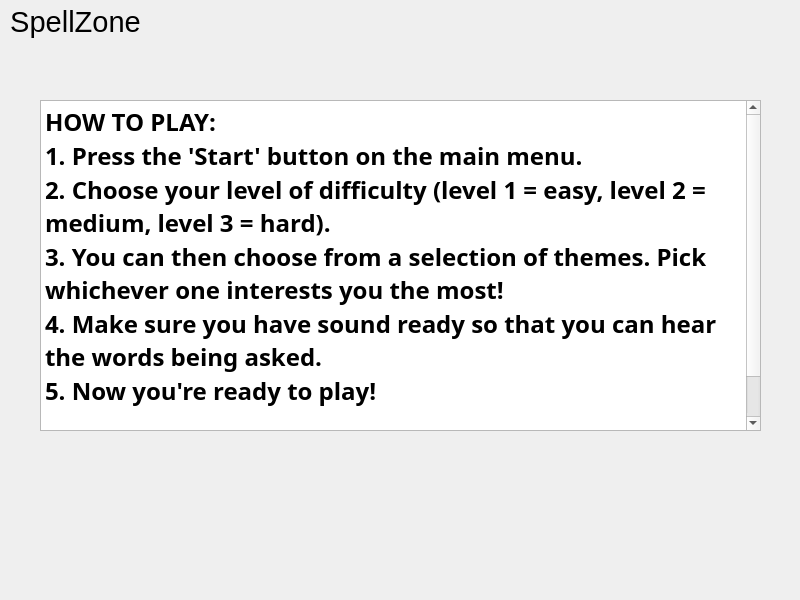
<?xml version="1.0" encoding="UTF-8"?>
<ui version="4.0">
 <class>helpWindow</class>
 <widget class="QWidget" name="helpWindow">
  <property name="geometry">
   <rect>
    <x>0</x>
    <y>0</y>
    <width>800</width>
    <height>600</height>
   </rect>
  </property>
  <property name="minimumSize">
   <size>
    <width>800</width>
    <height>600</height>
   </size>
  </property>
  <property name="maximumSize">
   <size>
    <width>800</width>
    <height>600</height>
   </size>
  </property>
  <property name="windowTitle">
   <string>Form</string>
  </property>
  <property name="styleSheet">
   <string notr="true">background-image: url(:/allStuff/colourful.jpg);</string>
  </property>
  <widget class="QTextEdit" name="helpSpellZone">
   <property name="geometry">
    <rect>
     <x>40</x>
     <y>100</y>
     <width>721</width>
     <height>331</height>
    </rect>
   </property>
   <property name="font">
    <font>
     <family>Modern No. 20</family>
     <weight>50</weight>
     <italic>false</italic>
     <bold>false</bold>
     <underline>false</underline>
     <strikeout>false</strikeout>
    </font>
   </property>
   <property name="html">
    <string>&lt;!DOCTYPE HTML PUBLIC &quot;-//W3C//DTD HTML 4.0//EN&quot; &quot;http://www.w3.org/TR/REC-html40/strict.dtd&quot;&gt;
&lt;html&gt;&lt;head&gt;&lt;meta name=&quot;qrichtext&quot; content=&quot;1&quot; /&gt;&lt;style type=&quot;text/css&quot;&gt;
p, li { white-space: pre-wrap; }
&lt;/style&gt;&lt;/head&gt;&lt;body style=&quot; font-family:'Modern No. 20'; font-size:8.25pt; font-weight:400; font-style:normal;&quot;&gt;
&lt;p style=&quot; margin-top:0px; margin-bottom:0px; margin-left:0px; margin-right:0px; -qt-block-indent:0; text-indent:0px;&quot;&gt;&lt;span style=&quot; font-family:'MS Shell Dlg 2'; font-size:18pt; font-weight:600;&quot;&gt;HOW TO PLAY:&lt;/span&gt;&lt;/p&gt;
&lt;p style=&quot; margin-top:0px; margin-bottom:0px; margin-left:0px; margin-right:0px; -qt-block-indent:0; text-indent:0px;&quot;&gt;&lt;span style=&quot; font-family:'MS Shell Dlg 2'; font-size:18pt; font-weight:600;&quot;&gt;1. Press the 'Start' button on the main menu.&lt;/span&gt;&lt;/p&gt;
&lt;p style=&quot; margin-top:0px; margin-bottom:0px; margin-left:0px; margin-right:0px; -qt-block-indent:0; text-indent:0px;&quot;&gt;&lt;span style=&quot; font-family:'MS Shell Dlg 2'; font-size:18pt; font-weight:600;&quot;&gt;2. Choose your level of difficulty (level 1 = easy, level 2 = medium, level 3 = hard).&lt;/span&gt;&lt;/p&gt;
&lt;p style=&quot; margin-top:0px; margin-bottom:0px; margin-left:0px; margin-right:0px; -qt-block-indent:0; text-indent:0px;&quot;&gt;&lt;span style=&quot; font-family:'MS Shell Dlg 2'; font-size:18pt; font-weight:600;&quot;&gt;3. You can then choose from a selection of themes. Pick whichever one interests you the most!&lt;/span&gt;&lt;/p&gt;
&lt;p style=&quot; margin-top:0px; margin-bottom:0px; margin-left:0px; margin-right:0px; -qt-block-indent:0; text-indent:0px;&quot;&gt;&lt;span style=&quot; font-family:'MS Shell Dlg 2'; font-size:18pt; font-weight:600;&quot;&gt;4. Make sure you have sound ready so that you can hear the words being asked.&lt;/span&gt;&lt;/p&gt;
&lt;p style=&quot; margin-top:0px; margin-bottom:0px; margin-left:0px; margin-right:0px; -qt-block-indent:0; text-indent:0px;&quot;&gt;&lt;span style=&quot; font-family:'MS Shell Dlg 2'; font-size:18pt; font-weight:600;&quot;&gt;5. Now you're ready to play!&lt;/span&gt;&lt;/p&gt;
&lt;p style=&quot;-qt-paragraph-type:empty; margin-top:0px; margin-bottom:0px; margin-left:0px; margin-right:0px; -qt-block-indent:0; text-indent:0px; font-family:'MS Shell Dlg 2'; font-size:18pt; font-weight:600;&quot;&gt;&lt;br /&gt;&lt;/p&gt;
&lt;p style=&quot; margin-top:0px; margin-bottom:0px; margin-left:0px; margin-right:0px; -qt-block-indent:0; text-indent:0px;&quot;&gt;&lt;span style=&quot; font-family:'MS Shell Dlg 2'; font-size:18pt; font-weight:600;&quot;&gt;Press 'back' at any time if you wish to start over.&lt;/span&gt;&lt;/p&gt;&lt;/body&gt;&lt;/html&gt;</string>
   </property>
   <property name="textInteractionFlags">
    <set>Qt::TextSelectableByMouse</set>
   </property>
  </widget>
  <widget class="QTextEdit" name="helpTitle">
   <property name="enabled">
    <bool>true</bool>
   </property>
   <property name="geometry">
    <rect>
     <x>0</x>
     <y>0</y>
     <width>151</width>
     <height>51</height>
    </rect>
   </property>
   <property name="palette">
    <palette>
     <active>
      <colorrole role="WindowText">
       <brush brushstyle="SolidPattern">
        <color alpha="255">
         <red>0</red>
         <green>255</green>
         <blue>255</blue>
        </color>
       </brush>
      </colorrole>
      <colorrole role="Button">
       <brush brushstyle="SolidPattern">
        <color alpha="0">
         <red>0</red>
         <green>0</green>
         <blue>0</blue>
        </color>
       </brush>
      </colorrole>
      <colorrole role="Text">
       <brush brushstyle="SolidPattern">
        <color alpha="255">
         <red>0</red>
         <green>0</green>
         <blue>0</blue>
        </color>
       </brush>
      </colorrole>
      <colorrole role="ButtonText">
       <brush brushstyle="SolidPattern">
        <color alpha="255">
         <red>255</red>
         <green>255</green>
         <blue>255</blue>
        </color>
       </brush>
      </colorrole>
      <colorrole role="Base">
       <brush brushstyle="NoBrush">
        <color alpha="255">
         <red>0</red>
         <green>0</green>
         <blue>0</blue>
        </color>
       </brush>
      </colorrole>
      <colorrole role="Window">
       <brush brushstyle="SolidPattern">
        <color alpha="0">
         <red>0</red>
         <green>0</green>
         <blue>0</blue>
        </color>
       </brush>
      </colorrole>
     </active>
     <inactive>
      <colorrole role="WindowText">
       <brush brushstyle="SolidPattern">
        <color alpha="255">
         <red>0</red>
         <green>255</green>
         <blue>255</blue>
        </color>
       </brush>
      </colorrole>
      <colorrole role="Button">
       <brush brushstyle="SolidPattern">
        <color alpha="0">
         <red>0</red>
         <green>0</green>
         <blue>0</blue>
        </color>
       </brush>
      </colorrole>
      <colorrole role="Text">
       <brush brushstyle="SolidPattern">
        <color alpha="255">
         <red>0</red>
         <green>0</green>
         <blue>0</blue>
        </color>
       </brush>
      </colorrole>
      <colorrole role="ButtonText">
       <brush brushstyle="SolidPattern">
        <color alpha="255">
         <red>255</red>
         <green>255</green>
         <blue>255</blue>
        </color>
       </brush>
      </colorrole>
      <colorrole role="Base">
       <brush brushstyle="NoBrush">
        <color alpha="255">
         <red>0</red>
         <green>0</green>
         <blue>0</blue>
        </color>
       </brush>
      </colorrole>
      <colorrole role="Window">
       <brush brushstyle="SolidPattern">
        <color alpha="0">
         <red>0</red>
         <green>0</green>
         <blue>0</blue>
        </color>
       </brush>
      </colorrole>
     </inactive>
     <disabled>
      <colorrole role="WindowText">
       <brush brushstyle="SolidPattern">
        <color alpha="255">
         <red>120</red>
         <green>120</green>
         <blue>120</blue>
        </color>
       </brush>
      </colorrole>
      <colorrole role="Button">
       <brush brushstyle="SolidPattern">
        <color alpha="0">
         <red>0</red>
         <green>0</green>
         <blue>0</blue>
        </color>
       </brush>
      </colorrole>
      <colorrole role="Text">
       <brush brushstyle="SolidPattern">
        <color alpha="255">
         <red>120</red>
         <green>120</green>
         <blue>120</blue>
        </color>
       </brush>
      </colorrole>
      <colorrole role="ButtonText">
       <brush brushstyle="SolidPattern">
        <color alpha="255">
         <red>120</red>
         <green>120</green>
         <blue>120</blue>
        </color>
       </brush>
      </colorrole>
      <colorrole role="Base">
       <brush brushstyle="NoBrush">
        <color alpha="255">
         <red>0</red>
         <green>0</green>
         <blue>0</blue>
        </color>
       </brush>
      </colorrole>
      <colorrole role="Window">
       <brush brushstyle="SolidPattern">
        <color alpha="0">
         <red>0</red>
         <green>0</green>
         <blue>0</blue>
        </color>
       </brush>
      </colorrole>
     </disabled>
    </palette>
   </property>
   <property name="styleSheet">
    <string notr="true">QTextEdit{background: transparent; border: 0};
font: 75 48pt &quot;MS Shell Dlg 2&quot;;
color: rgb(85, 170, 255);</string>
   </property>
   <property name="html">
    <string>&lt;!DOCTYPE HTML PUBLIC &quot;-//W3C//DTD HTML 4.0//EN&quot; &quot;http://www.w3.org/TR/REC-html40/strict.dtd&quot;&gt;
&lt;html&gt;&lt;head&gt;&lt;meta name=&quot;qrichtext&quot; content=&quot;1&quot; /&gt;&lt;style type=&quot;text/css&quot;&gt;
p, li { white-space: pre-wrap; }
&lt;/style&gt;&lt;/head&gt;&lt;body style=&quot; font-family:'MS Shell Dlg 2'; font-size:8.25pt; font-weight:400; font-style:normal;&quot;&gt;
&lt;p align=&quot;center&quot; style=&quot; margin-top:0px; margin-bottom:0px; margin-left:0px; margin-right:0px; -qt-block-indent:0; text-indent:0px;&quot;&gt;&lt;span style=&quot; font-size:22pt; font-weight:72;&quot;&gt;SpellZone&lt;/span&gt;&lt;/p&gt;&lt;/body&gt;&lt;/html&gt;</string>
   </property>
   <property name="textInteractionFlags">
    <set>Qt::TextSelectableByMouse</set>
   </property>
  </widget>
 </widget>
 <resources>
  <include location="../../../../Pictures/pictures.qrc"/>
 </resources>
 <connections/>
</ui>
